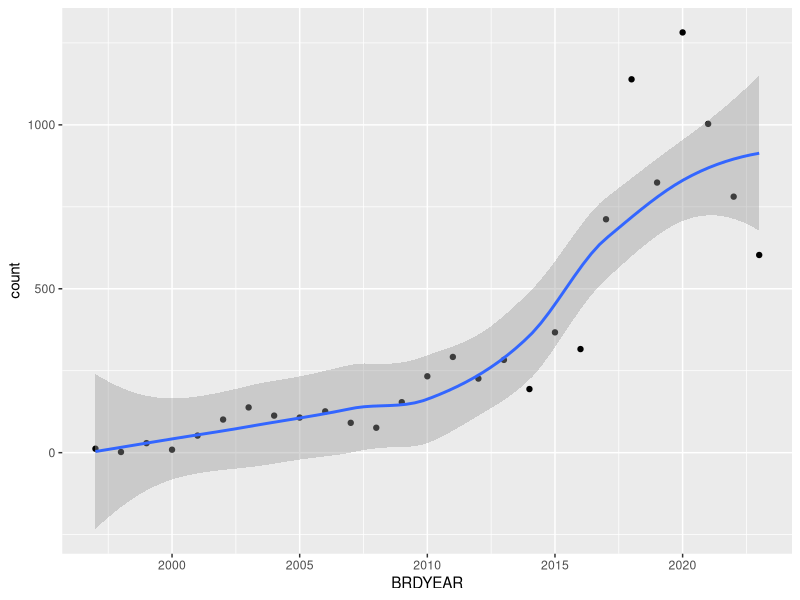
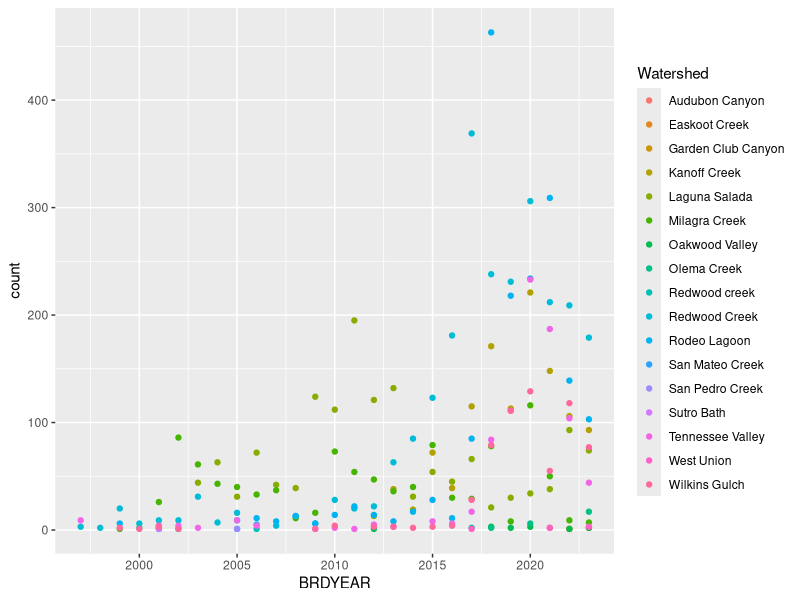
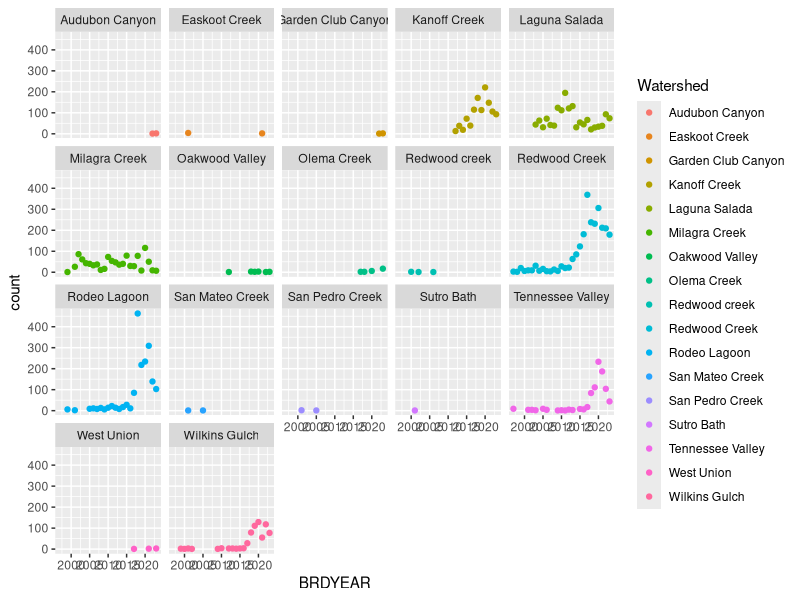
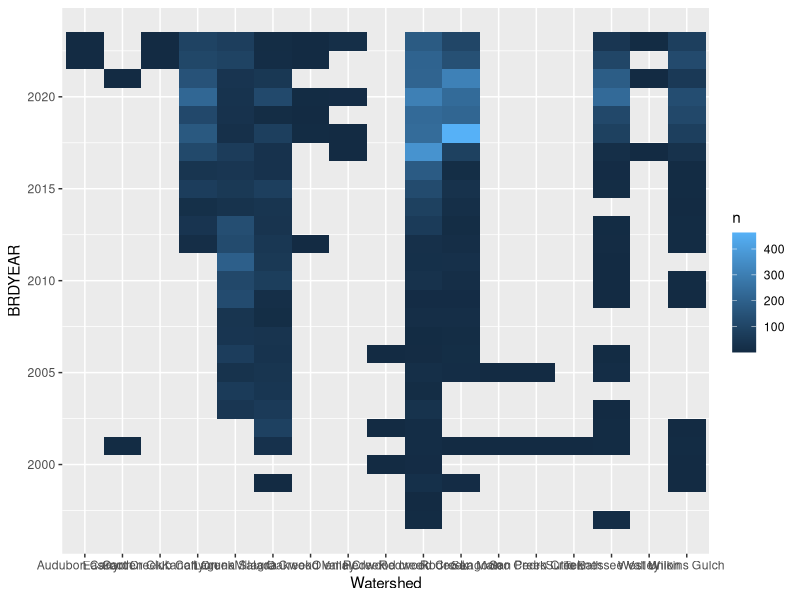
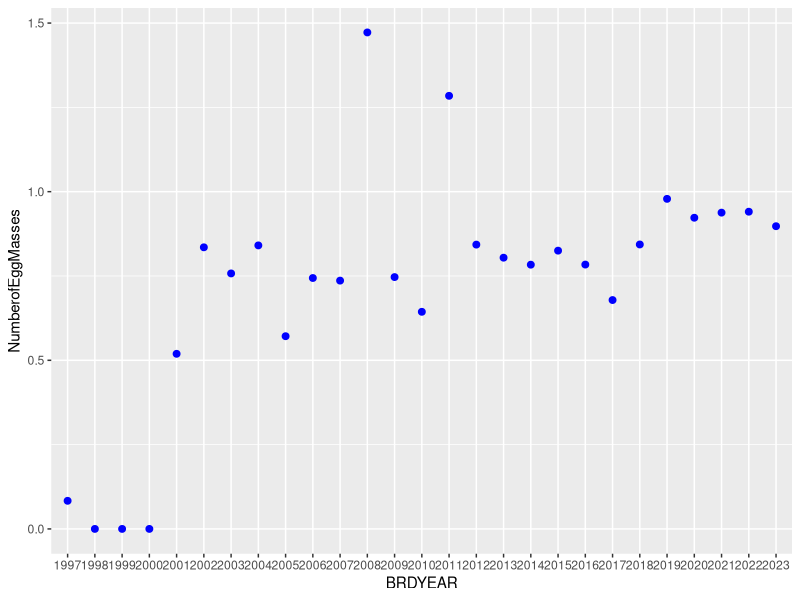
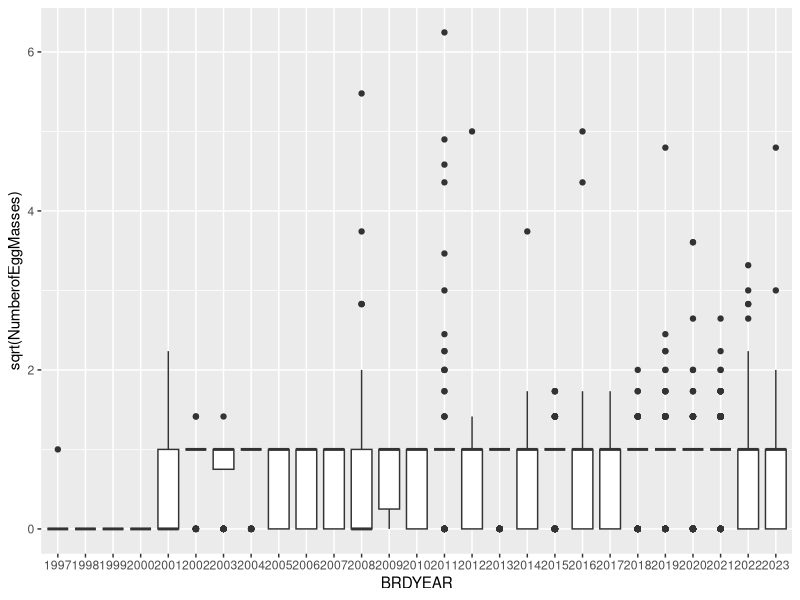
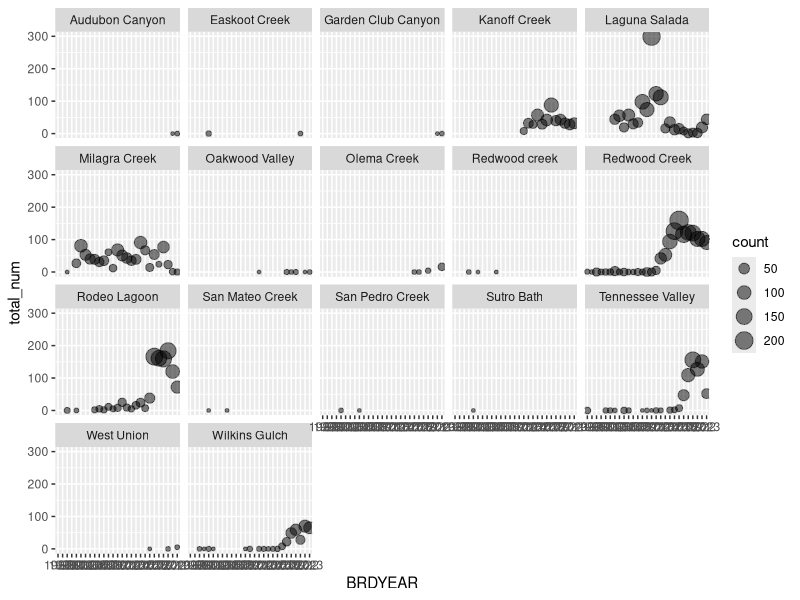
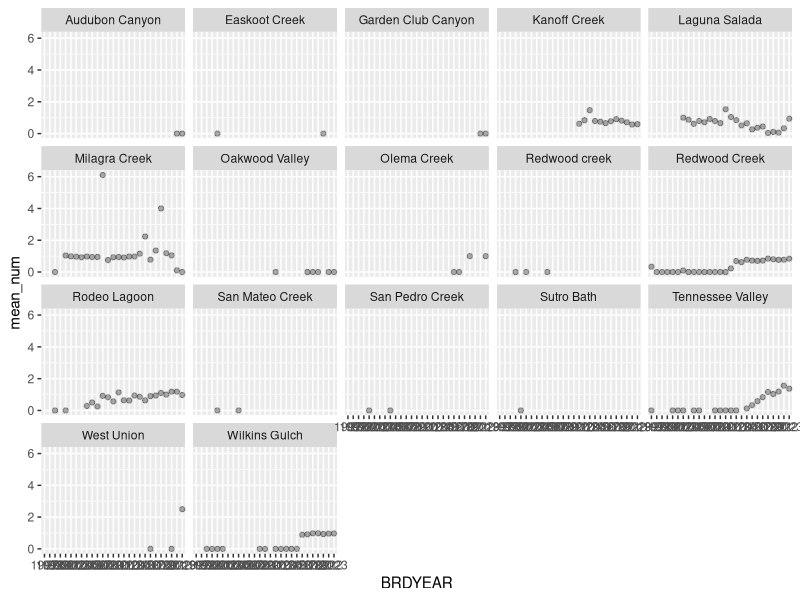

Generate these figures, in order, with R:
library(tidyverse)
raw_data <- read_csv("CRLF_EGG_RAWDATA.csv")

raw_data
#checking type of each column
str(raw_data)
str(raw_data,na.rm = TRUE)

#many ints in Survey_MONTH are empty but the values in Date look to be full. need to get month from Date

#maybe we should have survey length, width, water depth, etc as 1 standardized value for each pond per breeding year? Not sure how we want to do that

survey_count_by_year <- raw_data|>
  group_by(BRDYEAR)|>
  summarize(count=n())
survey_count_by_year

library(ggplot2)
ggplot(data = survey_count_by_year,aes(x=BRDYEAR,y=count))+geom_point()+geom_smooth()

survey_count_by_site <-raw_data|>
  group_by(Watershed,BRDYEAR)|>
  summarize(count=n())
survey_count_by_site
site_graph <- ggplot(survey_count_by_site,aes(x=BRDYEAR,y=count,colour=Watershed,group=Watershed))+geom_point()
site_graph
site_graph+facet_wrap(~Watershed)

survey_abundance <-raw_data|>
  count(Watershed,BRDYEAR)|>
  ggplot(mapping = aes(x=Watershed,y=BRDYEAR))+
  geom_tile(mapping = aes(fill=n))
survey_abundance

new_egg <-raw_data[raw_data$OldMass=="FALSE",]
new_total <- new_egg$NumberofEggMasses
sum(new_total, na.rm = TRUE)
summary(new_total,na.rm = TRUE)
new_egg$BRDYEAR <- factor(new_egg$BRDYEAR)

total <- new_egg$NumberofEggMasses
sum(total,na.rm = TRUE)
sum(total != 0, na.rm = TRUE)

ggplot(data = new_egg)+ 
  stat_summary(mapping = aes(x = BRDYEAR, y = NumberofEggMasses),
               fun = "mean",geom = "point",color = "blue", size= 2) 
  

ggplot(data = new_egg, mapping = aes(x = BRDYEAR, y = sqrt(NumberofEggMasses)))+
  geom_boxplot()

statistics <-new_egg|>
  group_by(BRDYEAR,Watershed)|>
  summarize(count = n(),
            mean_num = mean(NumberofEggMasses, na.rm = TRUE),
            total_num =sum(NumberofEggMasses, na.rm = TRUE)
            )
statistics

ggplot(data = statistics, mapping = aes(x = BRDYEAR, y = total_num)) +
  geom_point(aes(size = count), alpha = 1/2) + facet_wrap(~Watershed)

ggplot(data = statistics, mapping = aes(x = BRDYEAR, y = mean_num)) +
  geom_point(alpha = 1/3) + facet_wrap(~Watershed)


newtest <-new_egg|>
  group_by(NumberofEggMasses)|>
  summarize(count= n())
newtest

ggplot(data = new_egg, mapping = aes(x = NumberofEggMasses)) + 
  geom_freqpoly(mapping = aes(colour = BRDYEAR),bins = 4)+
  scale_x_continuous(limits = c(0, 3))

raw_data|>
  select(Watershed,LocationID)|>
  group_by(Watershed,LocationID)|>
  summarize(count=n())|>
  filter(Watershed=="Redwood Creek")

number_of_sites_within_watershed <- raw_data|>
  group_by(Watershed)|>
  summarize(distinct_count = n_distinct(LocationID))
number_of_sites_within_watershed

ggplot(number_of_sites_within_watershed,aes(x=Watershed,y=distinct_count))+
  geom_point()
